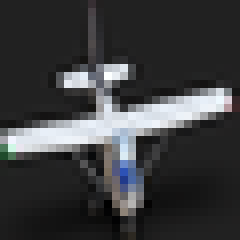
#> input picture Pseudo-Sample Generation/target_images_vi/0401_0004.png, 30 x 30 px (shown 8 times larger)
$ python 'Target Sample Collection.py'
#> lines starting #> are read from the running program, lines starting #| are printed output that depends on the picture
import cv2
import numpy as np

# Global variables are used to store the pixel values of the background points clicked by the user.
bg_pixel_value = None
clicked_point = None

def mouse_callback(event, x, y, flags, param):
    global bg_pixel_value, clicked_point
    if event == cv2.EVENT_LBUTTONDOWN:
        clicked_point = (x, y)
        bg_pixel_value = param[y, x]
        print(f"The coordinates of the selected background points: {clicked_point}, Pixel value: {bg_pixel_value}")

def binarize_image(img, bg_rgb, tol=10, blur_kernel=5):
    gray = cv2.cvtColor(img, cv2.COLOR_BGR2GRAY)

    # First, perform mean blurring
    blurred = cv2.blur(gray, (blur_kernel, blur_kernel))  # blur_kernel 控制模糊程度

    # Convert the selected RGB background to grayscale
    bg_gray = int(np.dot(bg_rgb[:3], [0.114, 0.587, 0.299]))

    # Calculate the difference between each pixel and the background gray level
    diff = np.abs(blurred.astype(np.int16) - bg_gray)

    # If the difference is less than the tolerance, it is considered as background (set to 0); otherwise, it is considered as target (set to 1)
    binary = np.where(diff <= tol, 0, 1).astype(np.uint8)
    return binary

def generate_random_blocks(shape, N, min_value=130):
    h, w = shape
    block_h, block_w = h // N, w // N
    result = np.zeros((h, w), dtype=np.uint8)
    for i in range(N):
        for j in range(N):
            value = np.random.randint(min_value, 256)
            result[i*block_h:(i+1)*block_h, j*block_w:(j+1)*block_w] = value
    return result

def main():
    global bg_pixel_value
    img = cv2.imread('target_images_vi/0401_0004.png')  # PATH
#> img is the input picture: shape (30, 30, 3); mean B, G, R 62.2, 60.7, 59.8
    scale_factor = 8
    height, width = img.shape[:2]
#> height = 30; width = 30
    new_size = (int(width * scale_factor), int(height * scale_factor))
#> new_size = (240, 240)
    img = cv2.resize(img, new_size)
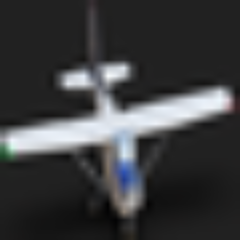
#> img: shape (240, 240, 3); mean B, G, R 62.2, 60.7, 59.8
    if img is None:
        print("Unable to load image")
        return

    cv2.namedWindow('Select Background Pixel')
    cv2.setMouseCallback('Select Background Pixel', mouse_callback, img)

    print("Please click on the image to select background pixels...")
    while True:
        cv2.imshow('Select Background Pixel', img)
        if cv2.waitKey(1) & 0xFF == 27 or bg_pixel_value is not None:
#> (key Esc is pressed here)
            break
    cv2.destroyWindow('Select Background Pixel')

    # generate a binary image
    binary = binarize_image(img, bg_pixel_value)  # 0=BACKGROUND, 1=TARGET
    cv2.namedWindow("window_name", cv2.WINDOW_NORMAL)
    cv2.imshow('Binary Image', binary * 255)

    # Generate an NxN random block image
    N = 16  # The number of blocks can be adjusted according to needs
    rand_blocks = generate_random_blocks(binary.shape, N)
    cv2.imshow('Random Block Image', rand_blocks)

    result = cv2.bitwise_and(rand_blocks, rand_blocks, mask=binary)
    cv2.imshow('AND Result', result)

    # Gaussian blur, simulating infrared targets
    blurred = cv2.GaussianBlur(result, (15, 15), sigmaX=5)
    cv2.imshow('Simulated Infrared Target', blurred)

    cv2.waitKey(0)
    cv2.destroyAllWindows()

if __name__ == '__main__':
#> (the run stopped early here; a loop or call above may not have finished)
